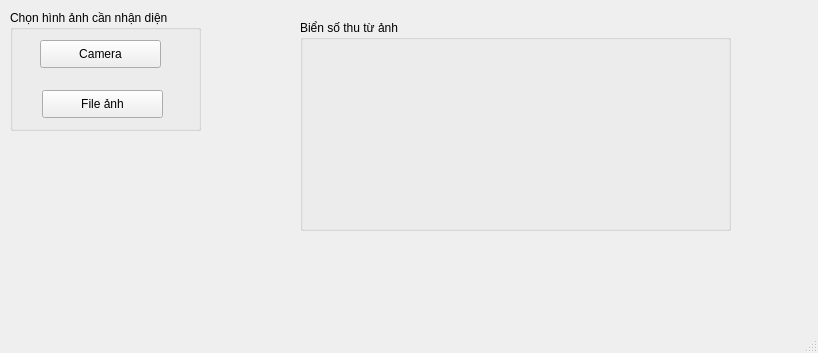
<?xml version="1.0" encoding="UTF-8"?>
<ui version="4.0">
 <class>Control</class>
 <widget class="QMainWindow" name="Control">
  <property name="geometry">
   <rect>
    <x>0</x>
    <y>0</y>
    <width>818</width>
    <height>353</height>
   </rect>
  </property>
  <property name="windowTitle">
   <string>Bảng điều khiển</string>
  </property>
  <widget class="QWidget" name="centralwidget">
   <widget class="QGroupBox" name="groupBox">
    <property name="geometry">
     <rect>
      <x>10</x>
      <y>10</y>
      <width>191</width>
      <height>121</height>
     </rect>
    </property>
    <property name="title">
     <string>Chọn hình ảnh cần nhận diện</string>
    </property>
    <widget class="QPushButton" name="pushButton">
     <property name="geometry">
      <rect>
       <x>30</x>
       <y>30</y>
       <width>121</width>
       <height>28</height>
      </rect>
     </property>
     <property name="text">
      <string>Camera</string>
     </property>
    </widget>
    <widget class="QPushButton" name="pushButton_2">
     <property name="geometry">
      <rect>
       <x>32</x>
       <y>80</y>
       <width>121</width>
       <height>28</height>
      </rect>
     </property>
     <property name="text">
      <string>File ảnh</string>
     </property>
    </widget>
   </widget>
   <widget class="QGroupBox" name="groupBox_2">
    <property name="geometry">
     <rect>
      <x>300</x>
      <y>20</y>
      <width>431</width>
      <height>211</height>
     </rect>
    </property>
    <property name="title">
     <string>Biển số thu từ ảnh</string>
    </property>
    <widget class="QLabel" name="label">
     <property name="enabled">
      <bool>true</bool>
     </property>
     <property name="geometry">
      <rect>
       <x>14</x>
       <y>25</y>
       <width>401</width>
       <height>171</height>
      </rect>
     </property>
     <property name="text">
      <string/>
     </property>
    </widget>
   </widget>
  </widget>
  <widget class="QMenuBar" name="menubar">
   <property name="geometry">
    <rect>
     <x>0</x>
     <y>0</y>
     <width>818</width>
     <height>26</height>
    </rect>
   </property>
  </widget>
  <widget class="QStatusBar" name="statusbar"/>
 </widget>
 <resources/>
 <connections/>
</ui>
